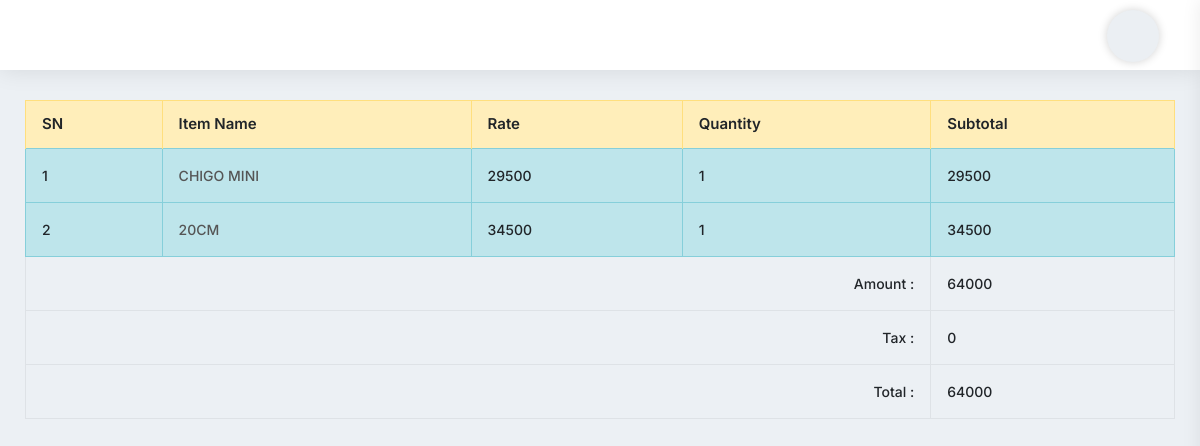
/DamageInvoiceView/166/, run on the app's committed database.
### myapp/models.py (models this page shows, shortened)
class CartProduct(models.Model):
    cart = models.ForeignKey(Cart, on_delete=models.CASCADE)
    product = models.ForeignKey(Items, on_delete=models.CASCADE)
    color = models.CharField(max_length=255,null=True, blank=True)
    size = models.CharField(max_length=255,null=True, blank=True)
    rate = models.PositiveIntegerField()
    quantity = models.PositiveIntegerField()
    subtotal = models.PositiveIntegerField()
    remain_balance = models.IntegerField()
    created_at = models.DateField(auto_now_add=True)

class Items(models.Model):
    item_name = models.CharField(max_length=225)
    category = models.CharField(max_length=225)
    pruchase_price = models.FloatField(default=0.00)
    sell_price = models.FloatField(default=0.00)
    balance_qty = models.IntegerField(default=0)
    barcode_id = models.CharField(max_length=225,blank=True, null=True)
    photo = models.ImageField(upload_to='', blank=True, null=True)
    photo2 = models.ImageField(upload_to='', blank=True, null=True)
    photo3 = models.ImageField(upload_to='', blank=True, null=True)
    photo4 = models.ImageField(upload_to='', blank=True, null=True)
    itm_description = models.CharField(max_length=225,blank=True, null=True)

class Order(models.Model):
    cart = models.OneToOneField(Cart, on_delete=models.CASCADE)
    ordered_by = models.CharField(max_length=255,null=True, blank=True)
    shipping_address = models.CharField(max_length=255, null=True, blank=True)
    mobile = models.CharField(max_length=255,null=True, blank=True)
    email = models.EmailField(null=True, blank=True)
    subtotal = models.PositiveIntegerField()
    discount = models.PositiveIntegerField(default=0)
    total = models.PositiveIntegerField()
    tax = models.PositiveIntegerField()
    delivery_fee = models.IntegerField(default=0)
    delivery_system = models.ForeignKey(DeliverySystem, on_delete=models.CASCADE, blank=True,null=True)
    all_total = models.PositiveIntegerField()
    all_total_delivery = models.IntegerField(default=0)
    ordered_staus = models.CharField(max_length=255, choices=STATUS, default='Cash')
    payment = models.CharField(max_length=225, choices=PAYMENT_TYPE, default='Cash')
    deli_payment = models.BooleanField(default=False)
    created_at = models.DateField(auto_now_add=True)

### myapp/views.py (the view)
# urls.py: path('DamageInvoiceView/<int:id>/', DamageInvoiceView.as_view(), name='DamageInvoiceView'),
class DamageInvoiceView(TemplateView):
    template_name = 'damage_item_view.html'
    def get_context_data(self, **kwargs):
        context = super().get_context_data(**kwargs)
        inv_id = self.kwargs['id']
        context['ord_obj'] = Order.objects.get(id=inv_id)
        return context

### templates/damage_item_view.html (shortened to what this page needs)
{% extends 'base.html' %}
{% block content %}
<div class="table-responsive">
                    <table class="table table-bordered" id="dataTable" width="100%" cellspacing="0">
                        <thead>
                        <tr class="table-warning">
                            <th>SN</th>
                            <th>Item Name</th>
                            <th>Rate</th>
                            <th>Quantity</th>
                            <th>Subtotal</th>
                        </tr>
                        </thead>
                        <tbody>
                        {% for p in ord_obj.cart.cartproduct_set.all %}
                        <tr class="table-info">
                            <td>{{forloop.counter}}</td>
                            <td><a href="{% url 'myapp:DamageProductView' p.id%}">{{p.product.item_name}}</a></td>
                            <td>{{p.rate}}</td>
                            <td>{{p.quantity}}</td>
                            <td>{{p.subtotal}}</td>
                        </tr>
                        {% endfor %}
                        <tr>
                            <td colspan="4" class="text-right">Amount :</td>
                            <td>{{ord_obj.total}}</td>
                        </tr>
                        <tr>
                            <td colspan="4" class="text-right">Tax :</td>
                            <td>{{ord_obj.tax}}</td>
                        </tr>
                        <tr>
                            <td colspan="4" class="text-right">Total :</td>
                            <td>{{ord_obj.all_total}}</td>
                        </tr>
                        </tbody>
                    </table>
                </div>
{% endblock content %}

### data on the page
CartProduct: product.item_name "CHIGO MINI", rate "29500", quantity "1", subtotal "29500"
CartProduct: product.item_name "20CM", rate "34500", quantity "1", subtotal "34500"
Order: total "64000", tax "0", all_total "64000"
